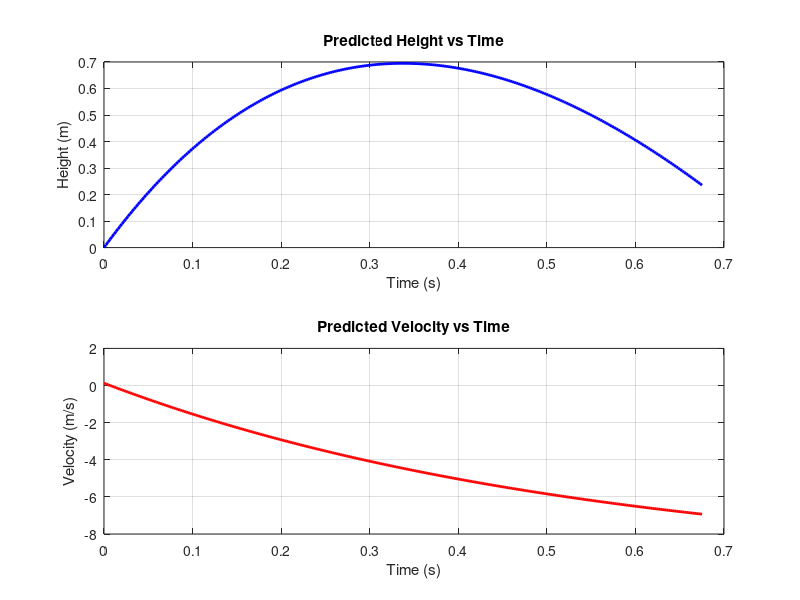

Reproduce this figure in MATLAB.
%% 
% BALL HEIGHT ANALYSIS UNDER LINEAR DRAG
% This script estimates motion constants and maximum height
% for a vertically launched ball, given two (time, position) points.



% Keep multiple variables
clearvars -except h0 h1 h2 time1 time2 t0 hmax; close all; clc;

%% --- Known physical parameters ---
m = 3.5121e-3;        % mass [kg]
g = 9.81;             % gravity [m/s²]
k = 3.096e-06;       % Stokes drag coefficient [N·s/m]
alpha = k/m;          % k/m [1/s]
C = m*g/k;            % mg/k [m/s]

fprintf('--- Parameters ---\n');
fprintf('alpha = %.3e, C = %.6f\n\n', alpha, C);

%% --- INPUT YOUR TWO SENSOR MEASUREMENTS HERE ---
% (Time in seconds, position in meters)
% Example: lower sensor at t=0.03 s, y=0 m
%          upper sensor at t=0.075 s, y=0.15 m
t1 =0.0;   y1 = 0;     % <-- input 1st sensor reading
t2 =0.0351;   y2 = 0.15;% <-- input 2nd sensor reading
t3 =0.0765;   y3=0.3;%<---3rd sensor

%% --- Solve for integration constants A and B ---
% From y(t) = A + B*exp(-alpha*t) - C*t
coeff = [1, exp(-alpha*t1);
         1, exp(-alpha*t2)];
rhs = [y1 + C*t1; y2 + C*t2];
AB = coeff \ rhs;

A = AB(1);
B = AB(2);

fprintf('--- Integration constants ---\n');
fprintf('A = %.6f\nB = %.6f\n\n', A, B);

%% Compute t_max robustly
% alpha = k/m;  C = m*g/k;

log_arg = -alpha * B / C;   % NOTE: alpha*B inside log

if log_arg > 0 && isreal(log_arg)
    t_max = (1/alpha) * log(log_arg);
else
    % fallback: compute v0 and use fzero or the v0/g approximation
    v0 = -alpha*B - C;
    fprintf('Warning: analytic log argument <=0 (log_arg=%.3g). Using v0 to find t_max.\n', log_arg);
    if v0 > 0
        % approximate for small alpha:
        t_max = v0 / g;
    else
        % try numeric root find (look for root near the second sensor time)
        vfun = @(t) -alpha*B.*exp(-alpha*t) - C;
        try
            t_max = fzero(vfun, max([t1, t2, 0.01]));
        catch
            % last resort: set t_max to something reasonable
            t_max = max([t1, t2]);
        end
    end
end
y_max = A + B.*exp(-alpha*t_max) - C.*t_max;
fprintf('Initial max estimation = %.4f meters\n', y_max);
%% % ---  compute local average velocities ---
v21 = (y2 - y1) / (t2 - t1);
v32 = (y3 - y2) / (t3 - t2);

% --- acceleration at middle sensor (general unequal time formula) ---
y2_ddot = (2 / (t3 - t1)) * (v32 - v21);

% ---  velocity at middle sensor ---
y2_dot = (y3 - y1) / (t3 - t1);

% ---  effective friction coefficient (air drag + wall friction) ---
k_eff = -m * (y2_ddot + g) / y2_dot;

% Display results
fprintf('Estimated effective drag coefficient (k_eff) = %.6e N·s/m\n', k_eff);
fprintf('Intermediate values:\n  y_dot(t2) = %.5f m/s\n  y_ddot(t2) = %.5f m/s²\n', y2_dot, y2_ddot);
%% %% --- Solve for A_eff and B_eff (distinct variables) ---
alpha_eff = k_eff / m;
C_eff = m * g / k_eff;
coeff_eff = [1, exp(-alpha_eff*t1);
             1, exp(-alpha_eff*t2)];

rhs_eff = [y1 + C_eff*t1;
            y2 + C_eff*t2];

AB_eff = coeff_eff \ rhs_eff;
A_eff = AB_eff(1);
B_eff = AB_eff(2);

fprintf('\nA_eff = %.6f\nB_eff = %.6f\n', A_eff, B_eff);

%% --- Compute time of max height (y'(t_max) = 0) ---
t_max = -(1/alpha_eff) * log(-m*g / (k_eff * B_eff * alpha_eff));

%% --- Compute max height ---
y_max = A_eff + B_eff*exp(-alpha_eff*t_max) - C_eff*t_max;

%% --- Display Results ---
fprintf('\nFinal predicted maximum height: %.4f m\n', y_max);
fprintf('Time to reach max height: %.4f s\n', t_max);


%% --- Plot position and velocity ---
t_plot = linspace(0, 2*t_max, 300);
y_plot = A_eff + B_eff*exp(-alpha_eff*t_plot) - C_eff*t_plot;
v_plot = -B_eff*alpha_eff*exp(-alpha_eff*t_plot) - g;

figure;
subplot(2,1,1);
plot(t_plot, y_plot, 'b-', 'LineWidth', 2);
xlabel('Time (s)');
ylabel('Height (m)');
title('Predicted Height vs Time');
grid on;

subplot(2,1,2);
plot(t_plot, v_plot, 'r-', 'LineWidth', 2);
xlabel('Time (s)');
ylabel('Velocity (m/s)');
title('Predicted Velocity vs Time');
grid on;